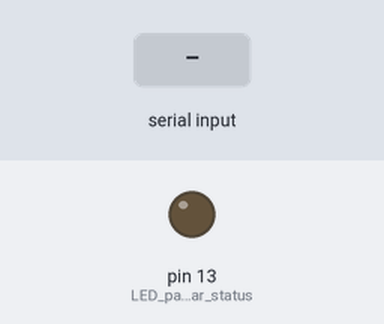
The sketch below on a simulated Arduino Uno, built with avr-gcc and run on an emulated ATmega328P. Parts: output pins drawn as LEDs (lit = HIGH). Dashed ring = blinking. The test bench sets the inputs (shaded band). What the sketch prints to the serial monitor is not drawn.

Above: at 1.2 s.
1.3 s: "BLINK\n" received over Serial
At 1.4 s:
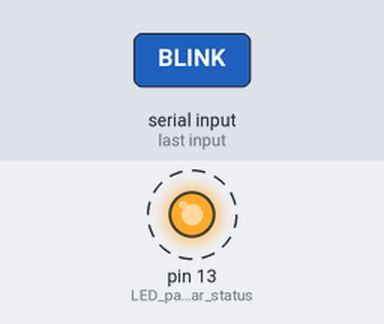
4.3 s: "UPLOAD_START\n" received over Serial
At 4.9 s:
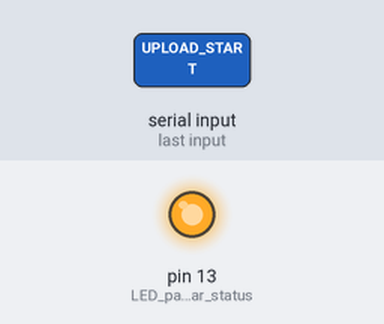
5.8 s: "UPLOAD_END\n" received over Serial
At 7.1 s:
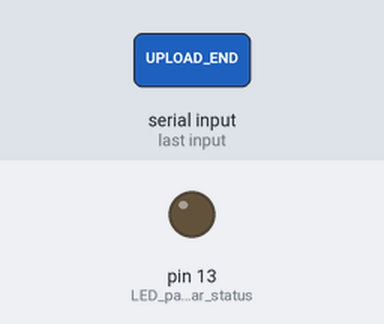
Timing chart, 0 to 8.8 s (numbered marks = the images above; inputs shaded):
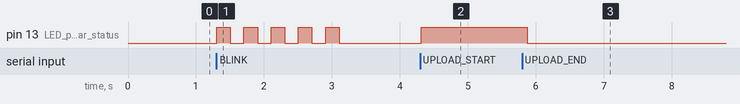

The sketch:

arduino-receptor.ino
```cpp
// Sketch Receptor para Arduino Blocks Kids
// Carregue este sketch no Arduino primeiro, depois use "Enviar via Serial" no navegador

String receivedCode = "";
bool receivingCode = false;

void setup() {
  Serial.begin(9600);
  Serial.println("🚀 Arduino Blocks Kids - Receptor Pronto!");
  Serial.println("Aguardando código via serial...");
  pinMode(13, OUTPUT); // LED para indicar status
}

void loop() {
  if (Serial.available() > 0) {
    String command = Serial.readStringUntil('\n');
    command.trim();

    if (command == "UPLOAD_START") {
      receivingCode = true;
      receivedCode = "";
      Serial.println("📥 Iniciando recebimento de código...");
      digitalWrite(13, HIGH); // LED aceso durante recebimento
    }
    else if (command == "UPLOAD_END") {
      receivingCode = false;
      Serial.println("✅ Código recebido!");
      Serial.println("📄 Código recebido:");
      Serial.println(receivedCode);
      Serial.println("💡 Para executar: copie o código acima para um novo sketch no Arduino IDE");
      digitalWrite(13, LOW); // LED apagado
    }
    else if (receivingCode) {
      receivedCode += command + "\n";
      Serial.print("📝 Recebido: ");
      Serial.println(command);
    }
    else {
      // Comandos simples para teste
      if (command == "LED_ON") {
        digitalWrite(13, HIGH);
        Serial.println("✅ LED ligado!");
      }
      else if (command == "LED_OFF") {
        digitalWrite(13, LOW);
        Serial.println("✅ LED desligado!");
      }
      else if (command == "BLINK") {
        for (int i = 0; i < 5; i++) {
          digitalWrite(13, HIGH);
          delay(200);
          digitalWrite(13, LOW);
          delay(200);
        }
        Serial.println("✅ LED piscou 5 vezes!");
      }
      else {
        Serial.print("❓ Comando desconhecido: ");
        Serial.println(command);
        Serial.println("💡 Comandos disponíveis: LED_ON, LED_OFF, BLINK");
      }
    }
  }
}
```

Measured:
- after the input at 1.3 s, pin 13 (LED_para_indicar_status): alternates HIGH for 0.20 s and LOW for 0.20 s, 10 changes in all, then stays LOW, starting at once
- after the input at 4.3 s, pin 13 (LED_para_indicar_status): LOW → HIGH at once
- after the input at 5.8 s, pin 13 (LED_para_indicar_status): HIGH → LOW after 0.08 s
